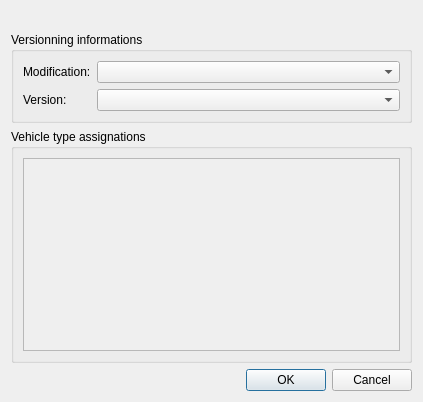
<?xml version="1.0" encoding="UTF-8"?>
<ui version="4.0">
 <class>mdtClLinkAttributeDialog</class>
 <widget class="QDialog" name="mdtClLinkAttributeDialog">
  <property name="geometry">
   <rect>
    <x>0</x>
    <y>0</y>
    <width>423</width>
    <height>402</height>
   </rect>
  </property>
  <property name="windowTitle">
   <string>Unit link modification edition</string>
  </property>
  <layout class="QVBoxLayout" name="verticalLayout">
   <item>
    <widget class="QLabel" name="lbMessage">
     <property name="font">
      <font>
       <pointsize>10</pointsize>
      </font>
     </property>
     <property name="text">
      <string/>
     </property>
    </widget>
   </item>
   <item>
    <widget class="QGroupBox" name="gbVersion">
     <property name="sizePolicy">
      <sizepolicy hsizetype="Preferred" vsizetype="Maximum">
       <horstretch>0</horstretch>
       <verstretch>0</verstretch>
      </sizepolicy>
     </property>
     <property name="title">
      <string>Versionning informations</string>
     </property>
     <layout class="QFormLayout" name="formLayout">
      <item row="0" column="0">
       <widget class="QLabel" name="lbModification">
        <property name="text">
         <string>Modification:</string>
        </property>
       </widget>
      </item>
      <item row="0" column="1">
       <widget class="QComboBox" name="cbModification"/>
      </item>
      <item row="1" column="0">
       <widget class="QLabel" name="lbLinkVersion">
        <property name="text">
         <string>Version:</string>
        </property>
       </widget>
      </item>
      <item row="1" column="1">
       <widget class="QComboBox" name="cbLinkVersion"/>
      </item>
     </layout>
    </widget>
   </item>
   <item>
    <widget class="QGroupBox" name="gbVehicleTypeAssignation">
     <property name="title">
      <string>Vehicle type assignations</string>
     </property>
     <layout class="QVBoxLayout" name="verticalLayout_2">
      <item>
       <widget class="QScrollArea" name="saVehicleTypeAssignation">
        <property name="widgetResizable">
         <bool>true</bool>
        </property>
        <widget class="QWidget" name="scrollAreaWidgetContents">
         <property name="geometry">
          <rect>
           <x>0</x>
           <y>0</y>
           <width>395</width>
           <height>208</height>
          </rect>
         </property>
        </widget>
       </widget>
      </item>
     </layout>
    </widget>
   </item>
   <item>
    <widget class="QDialogButtonBox" name="buttonBox">
     <property name="orientation">
      <enum>Qt::Horizontal</enum>
     </property>
     <property name="standardButtons">
      <set>QDialogButtonBox::Cancel|QDialogButtonBox::Ok</set>
     </property>
    </widget>
   </item>
  </layout>
 </widget>
 <resources/>
 <connections>
  <connection>
   <sender>buttonBox</sender>
   <signal>accepted()</signal>
   <receiver>mdtClLinkAttributeDialog</receiver>
   <slot>accept()</slot>
   <hints>
    <hint type="sourcelabel">
     <x>248</x>
     <y>254</y>
    </hint>
    <hint type="destinationlabel">
     <x>157</x>
     <y>274</y>
    </hint>
   </hints>
  </connection>
  <connection>
   <sender>buttonBox</sender>
   <signal>rejected()</signal>
   <receiver>mdtClLinkAttributeDialog</receiver>
   <slot>reject()</slot>
   <hints>
    <hint type="sourcelabel">
     <x>316</x>
     <y>260</y>
    </hint>
    <hint type="destinationlabel">
     <x>286</x>
     <y>274</y>
    </hint>
   </hints>
  </connection>
 </connections>
</ui>
